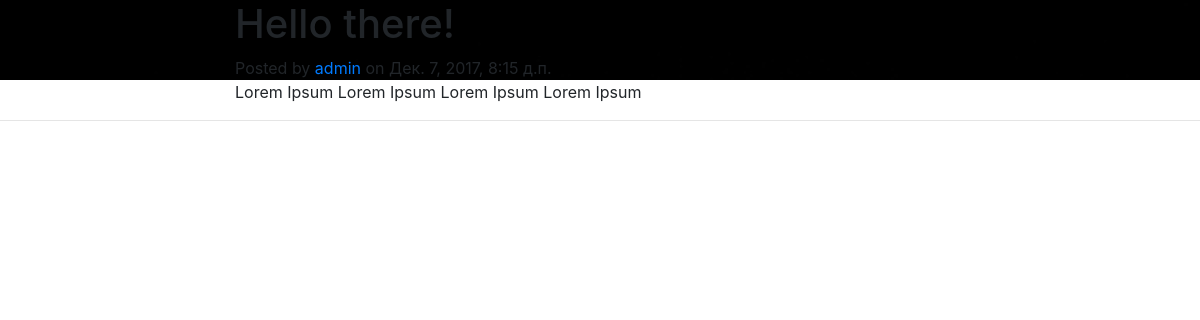
/blog1, run on the app's committed database.
### _blog/models.py (models this page shows)
class Article(models.Model):
	author = models.ForeignKey(User, on_delete = models.CASCADE)
	title = models.CharField(max_length = 255)
	short_content = models.TextField(max_length = 3000)
	content = models.TextField()
	creation_date = models.DateTimeField('date published', default=timezone.now)
	slug = models.SlugField(default=timezone.now)

### _blog/views.py (the view)
# urls.py: url(r'^blog(?P<article_id>[0-9]+)', views.detail, name='detail'),
def detail(request, article_id=None, slug=None):
	article=None
	if article_id is not None:
		article = get_object_or_404(Article, pk=article_id)
	elif slug is not None:
		article = get_object_or_404(Article, slug=slug)
	return render(request, '_blog/detail.html',{'article':article, 'static_url': static_server})

### _blog/templates/_blog/detail.html (shortened to what this page needs)
<!DOCTYPE html>
<html lang="en">
  <head>
    <link href="{{ static_url }}vendor/bootstrap/css/bootstrap.min.css" rel="stylesheet">
    <link href="{{ static_url }}vendor/font-awesome/css/font-awesome.min.css" rel="stylesheet" type="text/css">
    <link href="{{ static_url }}css/clean-blog.min.css" rel="stylesheet">
  </head>
  <body>
    <nav class="navbar navbar-expand-lg navbar-light fixed-top" id="mainNav">
      <div class="container">
        <a class="navbar-brand" href="/">Start Bootstrap</a>
        <div class="collapse navbar-collapse" id="navbarResponsive">
          <ul class="navbar-nav ml-auto">
            <li class="nav-item">
              <a class="nav-link" href="/">Mainpage</a>
            </li>
            <li class="nav-item">
              <a class="nav-link" href="/accounts/login/">Log in</a>
            </li>
          </ul>
        </div>
      </div>
    </nav>
    <header class="masthead" style="background-image: url('img/post-bg.jpg')">
      <div class="container">
        <div class="row">
          <div class="col-lg-8 col-md-10 mx-auto">
            <div class="post-heading">
              <h1>{{ article.title }}</h1>
              <span class="meta">Posted by
                <a href="#">{{ article.author.username }}</a>
                on {{ article.creation_date }}</span>
            </div>
          </div>
        </div>
      </div>
    </header>
    <article>
      <div class="container">
        <div class="row">
          <div class="col-lg-8 col-md-10 mx-auto">
            {{ article.content }}
          </div>
        </div>
      </div>
    </article>
    <hr>
  </body>
</html>

### data on the page
Article: title "Hello there!", author.username "admin", creation_date "Дек. 7, 2017, 8:15 д.п.", content "Lorem Ipsum Lorem Ipsum Lorem Ipsum Lorem Ipsum"
